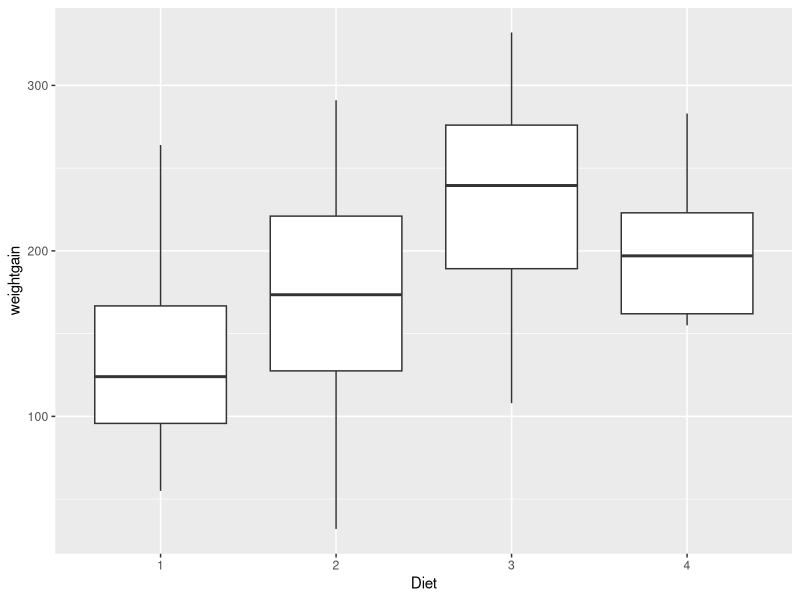
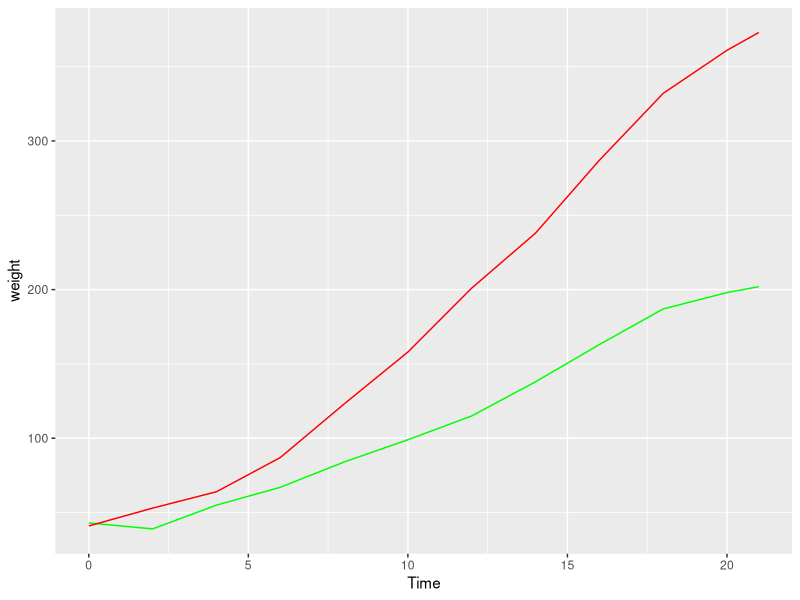
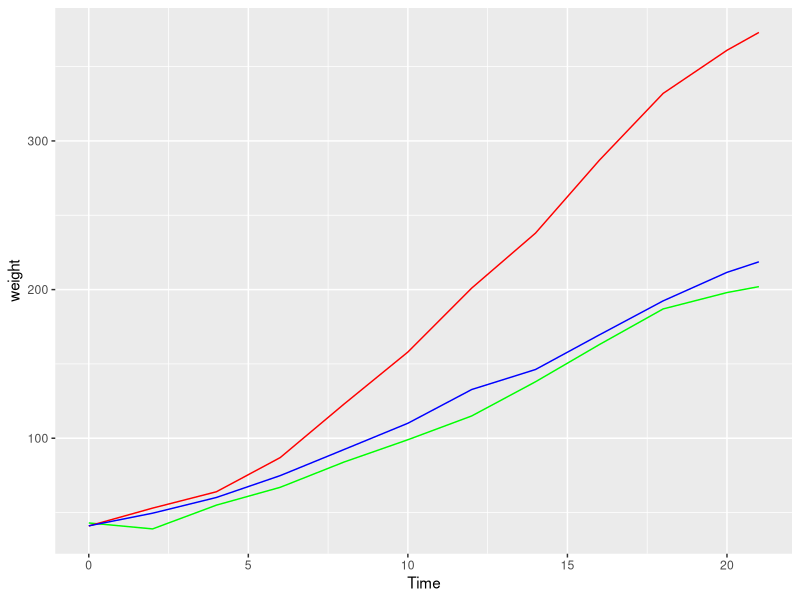

The R script that drew these images, in order:
## ---- chunk 1
knitr::opts_chunk$set(echo = TRUE)
library(readxl)
library(ggplot2)
library(dplyr)
library(tidyr)
## ---- chunk 2
dat <- datasets::ChickWeight
## ---- chunk 3
weight0 <- dat %>%
filter(Time == 0) %>%
group_by(Diet) %>%
summarize(average_weight = mean(weight, na.rm = TRUE),
sd_weight = sd(weight, na.rm = TRUE))
weight0
## ---- chunk 4
complete <- dat %>%
  select(Chick, weight, Time, Diet) %>%
  group_by(Chick) %>%
  mutate(total_obs = n()) %>%
  filter(total_obs > 11) %>%
  as_data_frame()
head(complete, 3)
## ---- chunk 5
complete <- complete %>%
  select(Chick, weight, Time, Diet) %>%
  group_by(Chick) %>%
  mutate(startweight = weight[Time == 0])
## ---- chunk 6
complete <- complete %>%
  select(Chick, weight, Time, Diet, startweight) %>%
  group_by(Chick)%>%
  mutate(weightgain = weight - startweight)
head(complete, 3)
## ---- chunk 7
medians = complete %>%
  group_by(Diet) %>%
  summarize(median = median(weightgain)) %>%
  arrange(median)
complete %>%
  filter(Time ==21) %>%
  ggplot(aes(x=Diet, y=weightgain)) + geom_boxplot()
## ---- chunk 8
maxChick <- complete %>%
  filter(weightgain == max(weightgain)) %>%
  arrange(desc(weightgain))
minChick <- complete %>%
  filter(weightgain == min(weightgain)) %>%
  arrange(weightgain)
head(maxChick, 1)
head(minChick, 1)
## ---- chunk 9
minC <- complete %>%
  filter(Chick == 3)
maxC <- complete %>%
  filter(Chick == 35)
ggplot() +
  geom_line(data=minC, aes(x=Time, y=weight), color='green') +
  geom_line(data=maxC, aes(x=Time, y=weight), color='red') 
## ---- chunk 10
averageC <- complete %>%
  select(Chick, weight, Time) %>%
  group_by(Time) %>%
  summarize(average_weight = mean(weight))
ggplot() +
  geom_line(data=minC, aes(x=Time, y=weight), color='green') +
  geom_line(data=maxC, aes(x=Time, y=weight), color='red') +
  geom_line(data=averageC, aes(x=Time, y=average_weight), color='blue')
## ---- chunk 11
complete %>%
  select(Chick, weight, Time, weightgain, Diet) %>%
  group_by(Chick, Diet) %>%
  summarize(sd_weightgain = sd(weightgain)) %>%
  arrange(desc(sd_weightgain))
